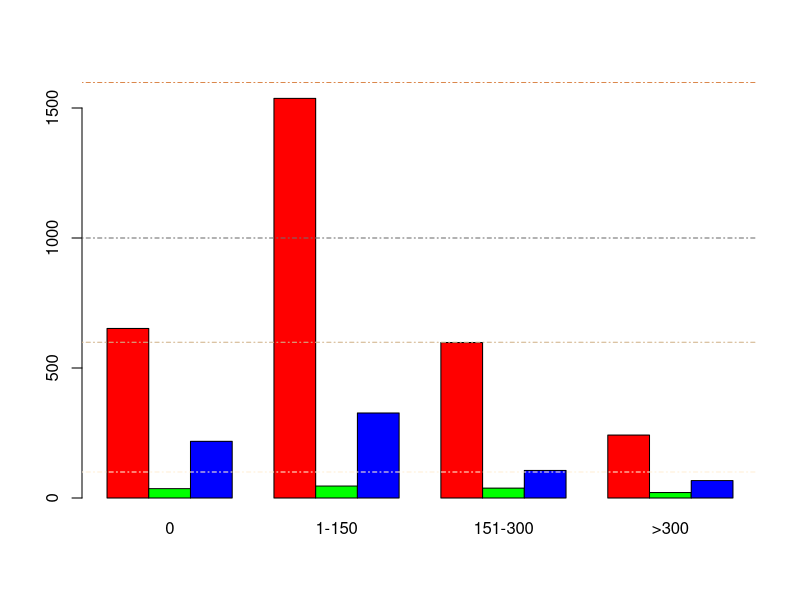
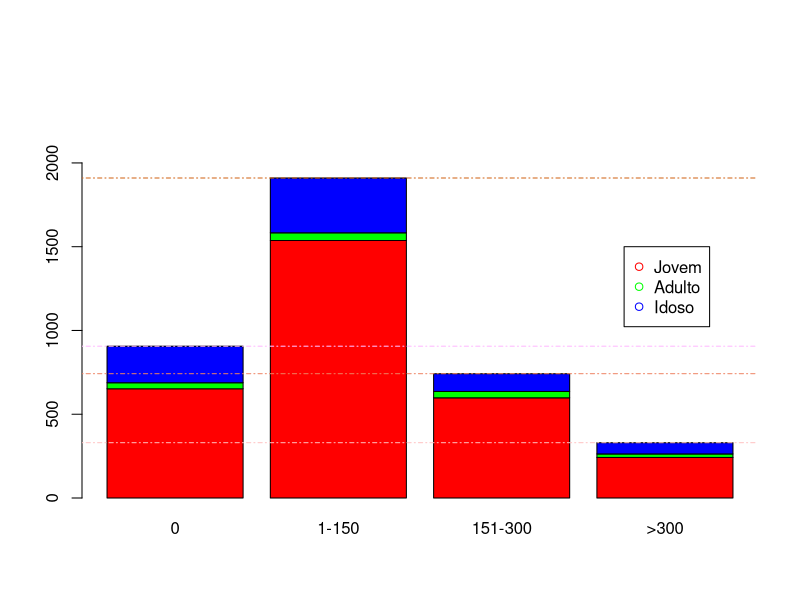
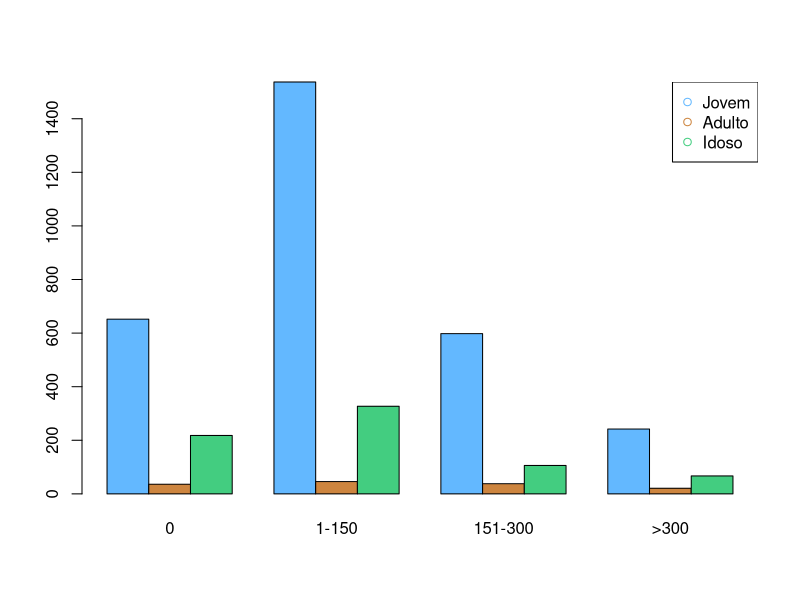
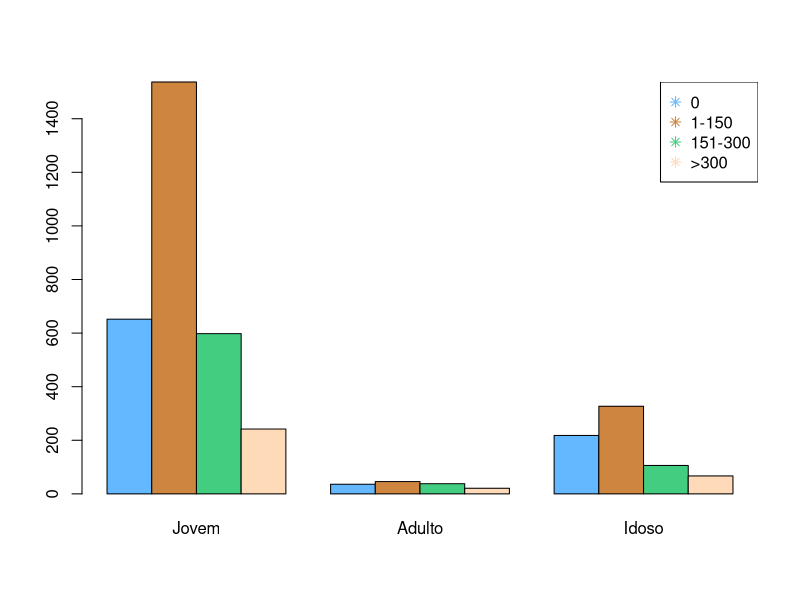

Source code (R) for these figures, in order:
setwd("~/Projetos/Python/git/R/DSA/BigDataAnalytics/Cap04-Graficos")
getwd()

cores = c("red", "green", "blue", "yellow", "orange", "brown", "cyan", "black", 
          "brown", "gray", "whitesmoke")

library(plotrix)
# ablineclip(v=4, lty=3, col="paleturquoise4", lwd = 1)

?barplot

# Preparando os dados - Nº de casamento de uma igreja
dados <- matrix(c(652, 1537, 598, 242, 36, 46, 38, 21, 218, 327, 106, 67)
                , nrow = 3
                , byrow = T)
dados

# Nomeando linhas e colunas na matriz
colnames(dados) <- c("0", "1-150", "151-300", ">300")
rownames(dados) <- c("Jovem", "Adulto", "Idoso")
dados

# Construindo o Barplot
barplot(dados, beside = T, col = cores[1:3], ylim = c(0, 1600))
ablineclip(h=1599, lty=4, col="chocolate", lwd = 1)
ablineclip(h=1000, lty=4, col="grey43", lwd = 1)
ablineclip(h=599, lty=4, col="tan", lwd = 1)
ablineclip(h=100, lty=4, col="papayawhip", lwd = 1)

barplot(dados, col = cores[1:3], ylim = c(0, max(colSums(dados))*1.3))
ablineclip(h=1910, lty=4, col="chocolate", lwd = 1)
ablineclip(h=906, lty=4, col="plum1", lwd = 1)
ablineclip(h=742, lty=4, col="salmon2", lwd = 1)
ablineclip(h=330, lty=4, col="rosybrown1", lwd = 1)

# Cria a legenda
legend(4, 1500,
       legend = c("Jovem", "Adulto", "Idoso"),
       col = cores[1:3],
       pch =1
)

# Agora temos uma coluna para cada faixa etária, mas na mesma faixa de quantidade
barplot(dados, beside=T, col=c("steelblue1", "tan3", "seagreen3"))
legend("topright", legend = c("Jovem", "Adulto", "Idoso"),
       pch=1, col=c("steelblue1", "tan3", "seagreen3"))

# Com a transposta da matriz, invertemos as posições entre faixa etária e faixa de quantidade
barplot(t(dados), beside=T, col=c("steelblue1", "tan3", "seagreen3", "peachpuff1"))
legend("topright", legend = c("0", "1-150", "151-300", ">300"),
       pch=8, col=c("steelblue1", "tan3", "seagreen3", "peachpuff1"))
